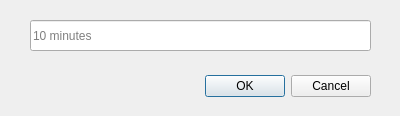
<?xml version="1.0" encoding="UTF-8"?>
<ui version="4.0">
 <class>lateDialog</class>
 <widget class="QDialog" name="lateDialog">
  <property name="geometry">
   <rect>
    <x>0</x>
    <y>0</y>
    <width>400</width>
    <height>116</height>
   </rect>
  </property>
  <property name="windowTitle">
   <string>Late Threshold Dialog</string>
  </property>
  <widget class="QDialogButtonBox" name="buttonBox">
   <property name="geometry">
    <rect>
     <x>30</x>
     <y>70</y>
     <width>341</width>
     <height>32</height>
    </rect>
   </property>
   <property name="orientation">
    <enum>Qt::Horizontal</enum>
   </property>
   <property name="standardButtons">
    <set>QDialogButtonBox::Cancel|QDialogButtonBox::Ok</set>
   </property>
  </widget>
  <widget class="QLineEdit" name="txtLateThreshold">
   <property name="geometry">
    <rect>
     <x>30</x>
     <y>20</y>
     <width>341</width>
     <height>31</height>
    </rect>
   </property>
   <property name="placeholderText">
    <string>10 minutes</string>
   </property>
  </widget>
 </widget>
 <resources/>
 <connections>
  <connection>
   <sender>buttonBox</sender>
   <signal>accepted()</signal>
   <receiver>lateDialog</receiver>
   <slot>accept()</slot>
   <hints>
    <hint type="sourcelabel">
     <x>248</x>
     <y>254</y>
    </hint>
    <hint type="destinationlabel">
     <x>157</x>
     <y>274</y>
    </hint>
   </hints>
  </connection>
  <connection>
   <sender>buttonBox</sender>
   <signal>rejected()</signal>
   <receiver>lateDialog</receiver>
   <slot>reject()</slot>
   <hints>
    <hint type="sourcelabel">
     <x>316</x>
     <y>260</y>
    </hint>
    <hint type="destinationlabel">
     <x>286</x>
     <y>274</y>
    </hint>
   </hints>
  </connection>
 </connections>
</ui>
